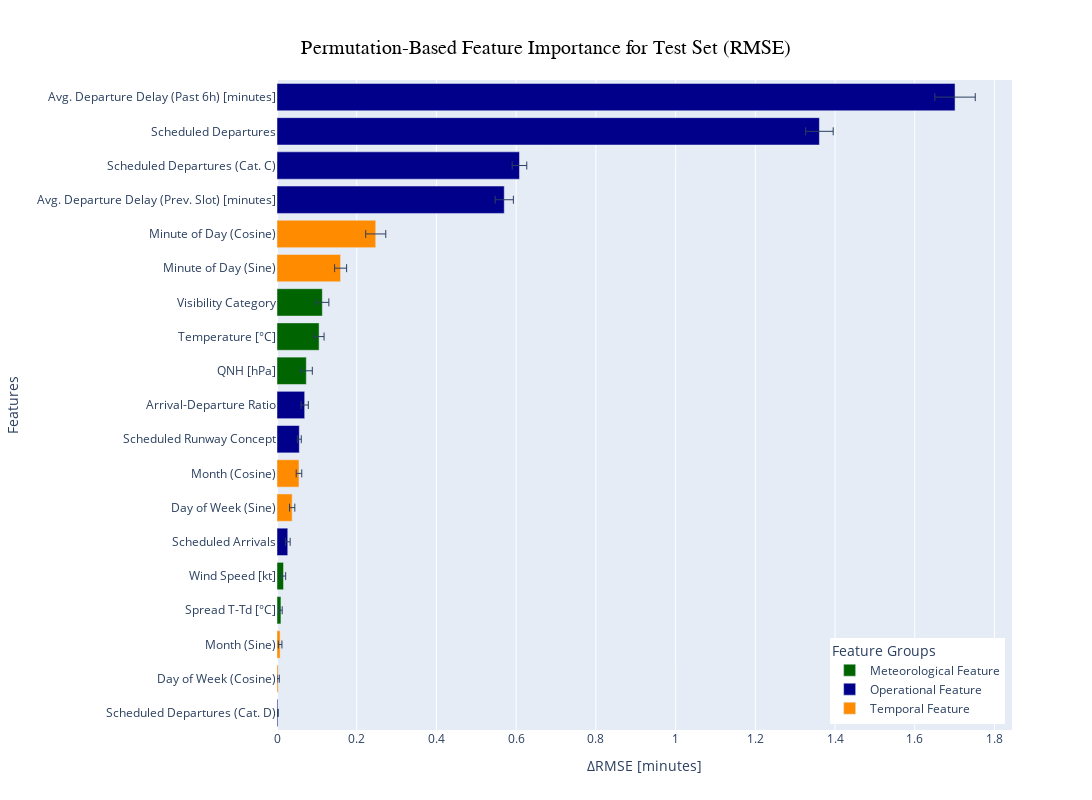

Write notebook code for a chart like this one.
### Code cell
from sklearn.inspection import permutation_importance
import plotly.graph_objects as go
import kaleido
kaleido.get_chrome_sync()

# Ensure y is 1-D
y_test_1d = y_test.values.ravel() # If y_test is a 1-column DataFrame

# Compute permutation importance
r = permutation_importance(
    model,
    X_test,
    y_test_1d,
    n_jobs=-1, # Use all available cores
    n_repeats=100, # Number of permutation rounds
    random_state=42, # For reproducibility. 42 means nothing special.
    scoring="neg_root_mean_squared_error" # Metric to evaluate
)

# Build Series so indices align with feature names
imp_mean = pd.Series(r.importances_mean, index=X_test.columns).sort_values(ascending=False)
imp_std  = pd.Series(r.importances_std,  index=X_test.columns).reindex(imp_mean.index)

# Select top N features
top_n = 20 # Number of top features to display
imp_mean_top = imp_mean.head(top_n)[::-1] # Reverse for top-down display
imp_std_top  = imp_std.head(top_n)[::-1]

# -------------------------------------------------------------------
# 1) Mapping for feature labels on the y-axis (custom names)
# -------------------------------------------------------------------
feature_rename_map = {
    "avg_dep_delay_past_6h": "Avg. Departure Delay (Past 6h) [minutes]",
    "scheduled_departures": "Scheduled Departures",
    "scheduled_dep_cat_C": "Scheduled Departures (Cat. C)",
    "avg_dep_delay_prev_slot_minutes": "Avg. Departure Delay (Prev. Slot) [minutes]",
    "minute_of_day_cos": "Minute of Day (Cosine)",
    "minute_of_day_sin": "Minute of Day (Sine)",
    "vis_category": "Visibility Category",
    "temperature_c": "Temperature [°C]",
    "qnh_hpa": "QNH [hPa]",
    "arr_dep_ratio": "Arrival-Departure Ratio",
    "scheduled_rwy_concept": "Scheduled Runway Concept",
    "month_cos": "Month (Cosine)",
    "day_of_week_sin": "Day of Week (Sine)",
    "scheduled_arrivals": "Scheduled Arrivals",
    "wind_speed_kt": "Wind Speed [kt]",
    "spread_c": "Spread T-Td [°C]",
    "month_sin": "Month (Sine)",
    "day_of_week_cos": "Day of Week (Cosine)",
    "scheduled_dep_cat_D": "Scheduled Departures (Cat. D)",
}

# -------------------------------------------------------------------
# 2) Mapping for feature groups (to control bar colours and legend)
# -------------------------------------------------------------------
feature_group_map = {
    "avg_dep_delay_past_6h": "Operational Feature",
    "scheduled_departures": "Operational Feature",
    "scheduled_dep_cat_C": "Operational Feature",
    "avg_dep_delay_prev_slot_minutes": "Operational Feature",
    "minute_of_day_cos": "Temporal Feature",
    "minute_of_day_sin": "Temporal Feature",
    "vis_category": "Meteorological Feature",
    "temperature_c": "Meteorological Feature",
    "qnh_hpa": "Meteorological Feature",
    "arr_dep_ratio": "Operational Feature",
    "scheduled_rwy_concept": "Operational Feature",
    "month_cos": "Temporal Feature",
    "day_of_week_sin": "Temporal Feature",
    "scheduled_arrivals": "Operational Feature",
    "wind_speed_kt": "Meteorological Feature",
    "spread_c": "Meteorological Feature",
    "month_sin": "Temporal Feature",
    "day_of_week_cos": "Temporal Feature",
    "scheduled_dep_cat_D": "Operational Feature",
}

# Define colours for each group
group_colour_map = {
    "Operational Feature": "darkblue",
    "Temporal Feature": "darkorange",
    "Meteorological Feature": "darkgreen",
}

# -------------------------------------------------------------------
# Build a DataFrame for easier handling (labels + groups)
# -------------------------------------------------------------------
feat_df = pd.DataFrame({
    "feature": imp_mean_top.index,
    "mean": imp_mean_top.values,
    "std": imp_std_top.values
})

# Apply label mapping (for y-axis)
feat_df["label"] = feat_df["feature"].map(feature_rename_map).fillna(feat_df["feature"])

# Apply group mapping (for colours / legend); default group "Other"
feat_df["group"] = feat_df["feature"].map(feature_group_map).fillna("Other")

# Ensure every group has a colour (fallback to red)
default_colour = "red"
for g in feat_df["group"].unique():
    if g not in group_colour_map:
        group_colour_map[g] = default_colour

# -------------------------------------------------------------------
# Create Plotly figure (horizontal bar chart with error bars)
# Each group becomes its own trace, so the legend can explain colours.
# -------------------------------------------------------------------
fig = go.Figure()

# We keep the order of labels as in feat_df (already reversed top-down)
category_order = feat_df["label"].tolist()

for group_name, sub in feat_df.groupby("group"):
    fig.add_trace(
        go.Bar(
            x=sub["mean"],
            y=sub["label"],
            orientation="h",
            error_x=dict(
                type="data",
                array=sub["std"],
                visible=True,
                thickness=1, # Line thickness of the error bars
                width=4 # Width of the error bar caps
            ),
            marker=dict(color=group_colour_map[group_name]),
            name=group_name, # This shows up in the legend
            showlegend=True
        )
    )

# --- Adjust the layout to match the style of the histogram plot ---
fig.update_layout(
    height=800,
    width=1100,
    margin=dict(t=80, b=70),
    title=dict(
        text="Permutation-Based Feature Importance for Test Set (RMSE)",
        x=0.5,
        xanchor="center",
        yanchor="top"
    ),
    title_font=dict(size=20, family="Arial", color="black"),
    xaxis=dict(
        title="ΔRMSE [minutes]"
    ),
    yaxis=dict(
        title="Features",
        categoryorder="array",
        categoryarray=category_order # Preserve the desired top-down order
    ),
    legend=dict(
        title="Feature Groups",
        x=0.99,
        y=0.01,
        xanchor="right",
        yanchor="bottom"
    ),
    uniformtext_minsize=10,
    uniformtext_mode='show'
)

fig.show()
#fig.write_image("/Users/nathanaelrohr/Downloads/Permutation_Feature_Importance_RMSE.pdf")

### Figure 1 — Plotly figure (JSON) as saved in the notebook; plotly's stock layout.template omitted (floating-point values rounded to 4 significant figures)
{"data": [{"error_x": {"array": [0.003151, 0.005369, 0.01507, 0.01243, 0.01633], "thickness": 1, "type": "data", "visible": true, "width": 4}, "marker": {"color": "darkgreen"}, "name": "Meteorological Feature", "orientation": "h", "showlegend": true, "type": "bar", "x": [0.009886, 0.01639, 0.07354, 0.1056, 0.1138], "y": ["Spread T-Td [°C]", "Wind Speed [kt]", "QNH [hPa]", "Temperature [°C]", "Visibility Category"]}, {"error_x": {"array": [0.0008303, 0.005996, 0.00498, 0.009096, 0.02283, 0.01832, 0.03453, 0.05067], "thickness": 1, "type": "data", "visible": true, "width": 4}, "marker": {"color": "darkblue"}, "name": "Operational Feature", "orientation": "h", "showlegend": true, "type": "bar", "x": [0.002266, 0.02699, 0.05595, 0.06945, 0.5701, 0.6083, 1.361, 1.701], "y": ["Scheduled Departures (Cat. D)", "Scheduled Arrivals", "Scheduled Runway Concept", "Arrival-Departure Ratio", "Avg. Departure Delay (Prev. Slot) [minutes]", "Scheduled Departures (Cat. C)", "Scheduled Departures", "Avg. Departure Delay (Past 6h) [minutes]"]}, {"error_x": {"array": [0.002804, 0.004547, 0.00667, 0.006977, 0.01505, 0.0252], "thickness": 1, "type": "data", "visible": true, "width": 4}, "marker": {"color": "darkorange"}, "name": "Temporal Feature", "orientation": "h", "showlegend": true, "type": "bar", "x": [0.00294, 0.007826, 0.03803, 0.05511, 0.1596, 0.2477], "y": ["Day of Week (Cosine)", "Month (Sine)", "Day of Week (Sine)", "Month (Cosine)", "Minute of Day (Sine)", "Minute of Day (Cosine)"]}], "layout": {"height": 800, "legend": {"title": {"text": "Feature Groups"}, "x": 0.99, "xanchor": "right", "y": 0.01, "yanchor": "bottom"}, "margin": {"b": 70, "t": 80}, "title": {"font": {"color": "black", "family": "Arial", "size": 20}, "text": "Permutation-Based Feature Importance for Test Set (RMSE)", "x": 0.5, "xanchor": "center", "yanchor": "top"}, "uniformtext": {"minsize": 10, "mode": "show"}, "width": 1100, "xaxis": {"title": {"text": "ΔRMSE [minutes]"}}, "yaxis": {"categoryarray": ["Scheduled Departures (Cat. D)", "Day of Week (Cosine)", "Month (Sine)", "Spread T-Td [°C]", "Wind Speed [kt]", "Scheduled Arrivals", "Day of Week (Sine)", "Month (Cosine)", "Scheduled Runway Concept", "Arrival-Departure Ratio", "QNH [hPa]", "Temperature [°C]", "Visibility Category", "Minute of Day (Sine)", "Minute of Day (Cosine)", "Avg. Departure Delay (Prev. Slot) [minutes]", "Scheduled Departures (Cat. C)", "Scheduled Departures", "Avg. Departure Delay (Past 6h) [minutes]"], "categoryorder": "array", "title": {"text": "Features"}}}}
